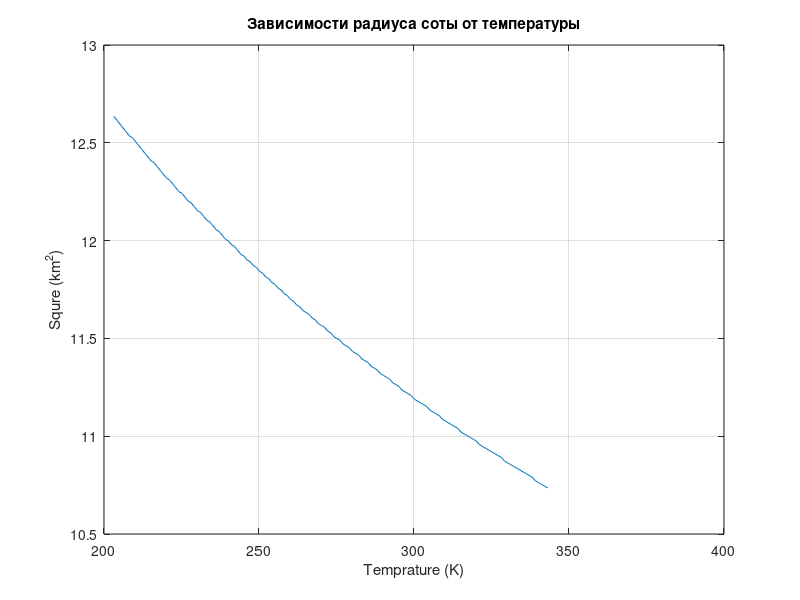

This chart was generated by the following MATLAB code:
clc; clear; close all;

% Исходные данные
Power_BS = 46; % (дБм)
Gain_BS = 21; % (дБи)
M_int = 1; % (дБ)
M_pen = 15; % (дБ)
BW_DL = 20 * 10^6; % Полоса частот в DL (20 МГц)
NF_UE = 6; % Коэффициент шума приемника пользователя (дБ)
SINR_DL = 2; % (дБ)
feeder_loss = 2 + 0.4 + 0.5; % Потери в фидере, МШУ, Джампер (Дб)
temrature = linspace(-70+273.15, 70+273.15, 141);
k = 1.380649e-23; % Постоянная Больцмана
N_UE = 30 + 10 * log10(BW_DL * k * temrature);
RxSens_UE = N_UE + SINR_DL + NF_UE;
mimo = 3; % Выйгрыш от MIMO (Дб)
frequency = 1600 * 1000; % МГц
distance = linspace(0.001, 10, 9990); % Км
hBS = 60; % м
hms = 1.5;
A = 46.3;
B = 33.9;

a = (1.1 * log10(frequency)) * hms - (1.56 * log10(frequency) - 0.8);
Lclutter = -(4.78 * (log10(frequency))^2 - 18.33 * log10(frequency) + 40.94);

s = zeros(size(distance));

idx_ge_1 = distance >= 1000;
s(idx_ge_1) = 44.9 - 6.55 * log10(frequency);

idx_lt_1 = distance < 1000;
s(idx_lt_1) = (47.88 + 13.9 * log10(frequency) - 13.9 * log10(hBS)) * (1 / log10(50));

PL = A + B * log10(frequency) - 13.82 * log10(hBS) - a + s .* log10(distance) + Lclutter;
MAPL_DL = Power_BS + mimo + Gain_BS - feeder_loss - M_int - M_pen - RxSens_UE;
max_dist = zeros(size(MAPL_DL));

for i = 1 : length(MAPL_DL)
    diff = abs(MAPL_DL(i) - PL);
    [~, idx] = min(diff);
    max_dist(i) = distance(idx)^2 * 1.95;
end

figure;
plot(temrature, max_dist);
title("Зависимости радиуса соты от температуры")
xlabel("Temprature (K)")
ylabel("Squre (km^2)");
grid("on");
